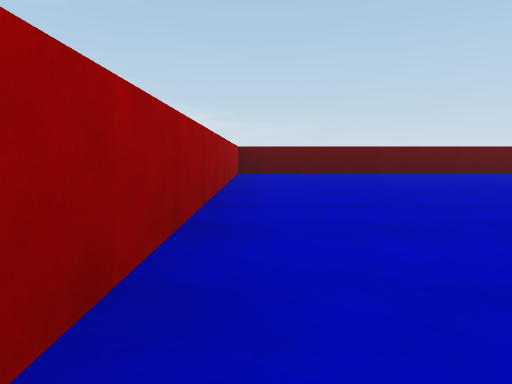
View 1 (above)

16 first-person views from a walk through a Unity game level. The camera is 0.61 m above the floor, tilts 6° down and sees 75° across. The floor is counted in squares, 2 m on a side. Each view is taken from the middle of a square. On the plan, view 1 faces up. The plan holds only what a view shows up to about 9 squares ahead; the rest is blank. The player character is not drawn. Surface patterns are stand-ins for the level's own textures.

View 2
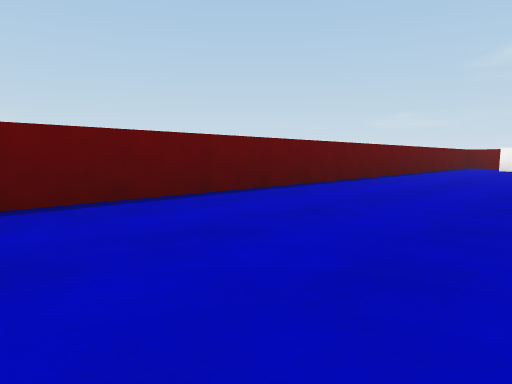

View 3
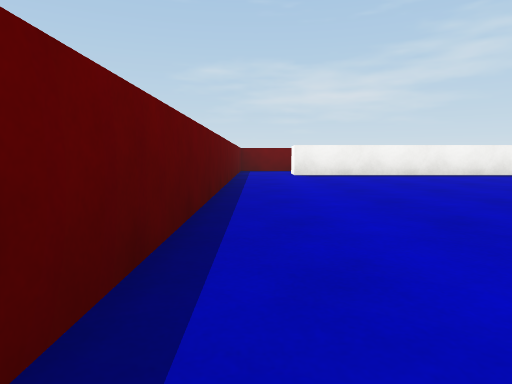

View 4
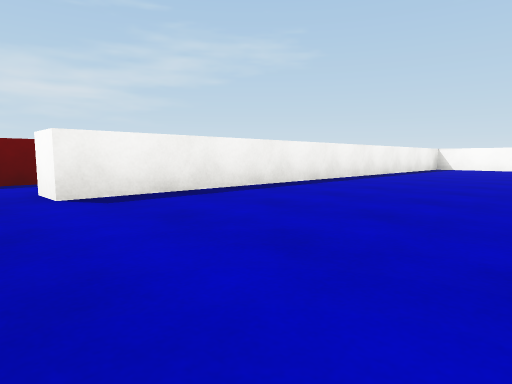

View 5
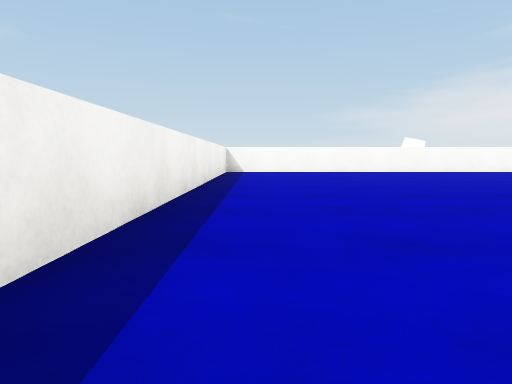

View 6
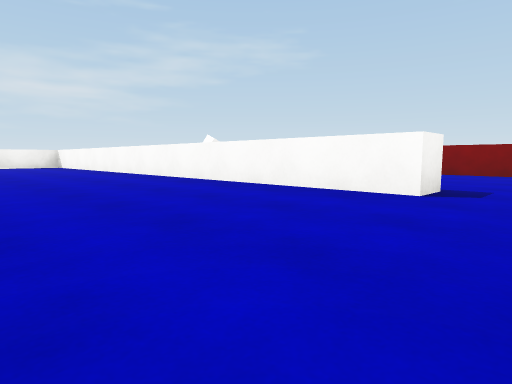

View 7
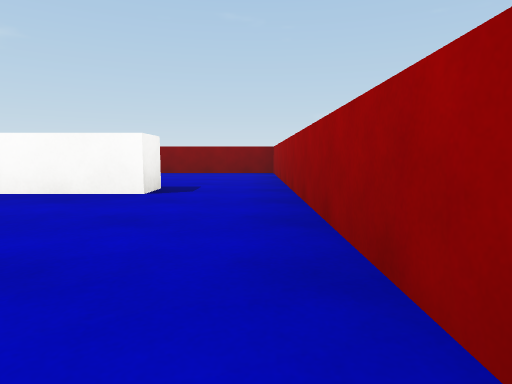

View 8
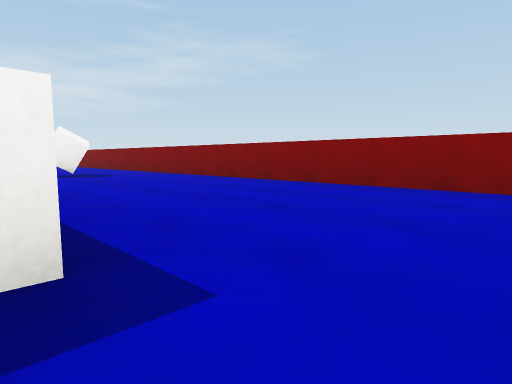

View 9
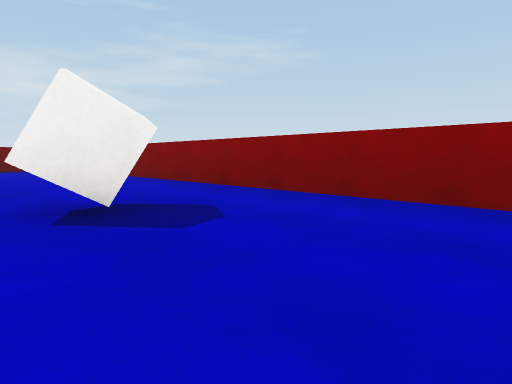

View 10
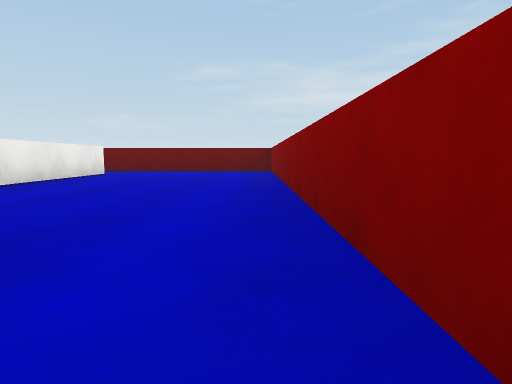

View 11
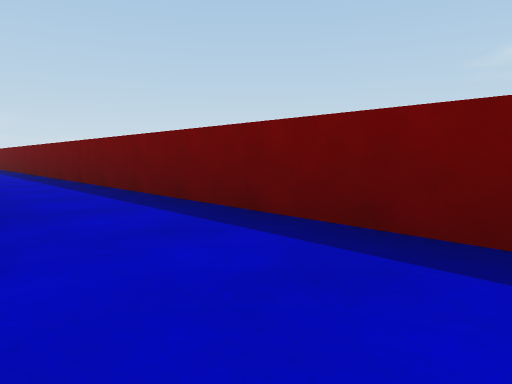

View 12
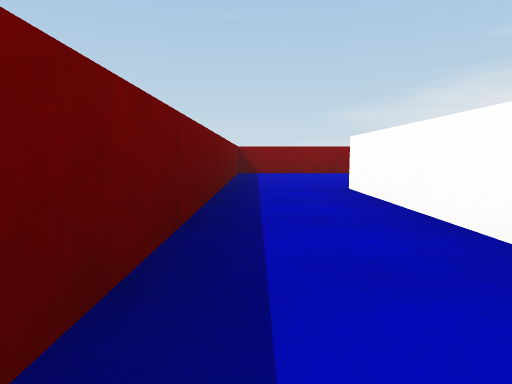

View 13
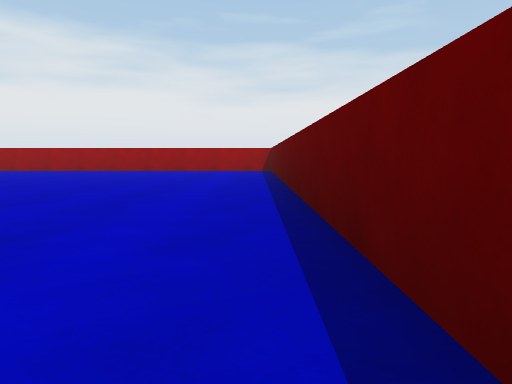

View 14
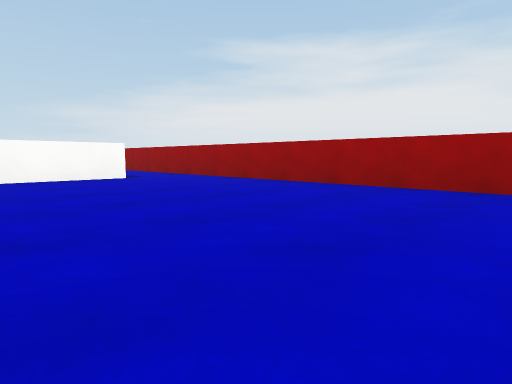

View 15
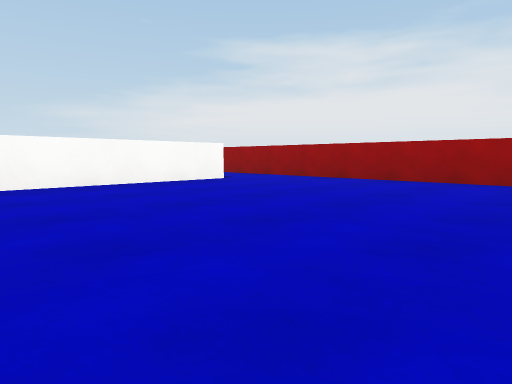

View 16
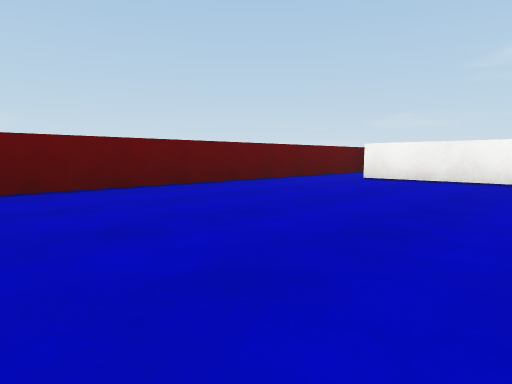

### Floor plan
Ten units are one square. View 1 is at (0, 0); x grows to the right and y downward. Boxes are objects, and circles mark ways between rooms. Rooms are numbered by the first view taken in them; rooms with no view inside come last. Other rooms are left out.
<svg viewBox="-8 -68 136 136">
<path fill="none" stroke="#000" d="M9 27 106 27 106 -54M106 -63 -3 -63 -3 26M111 11 111 32 85 32M9 32 9 27M-3 26 -3 63 123 63 123 -63 106 -63M106 -54 111 -54"/>
<rect x="55" y="45" width="10" height="10" fill="#bbb"><title>other object</title></rect>
<circle cx="0" cy="30" r="3" fill="#2a7"/>
<circle cx="110" cy="-60" r="3" fill="#2a7"/>
<text x="50" y="-20">1</text>
<text x="70" y="40">2</text>
</svg>
Room 1 opens to room 2.

Where each view was taken, in squares from view 1:
view 1: 0 up, 0 right, facing up
view 2: 4 up, 2 right, facing up-right
view 3: 6 up, 5 right, facing right
view 4: 6 up, 8 right, facing down-right
view 5: 4 up, 10 right, facing down
view 6: 0 up, 0 right, facing down-right
view 7: 0 up, 0 right, facing down
view 8: 3 down, 0 right, facing down-right
view 9: 4 down, 4 right, facing down-right
view 10: 6 down, 5 right, facing right
view 11: 5 down, 11 right, facing up-right
view 12: 0 up, 12 right, facing down
view 13: 6 up, 7 right, facing left
view 14: 2 up, 3 right, facing down-left
view 15: 1 up, 4 right, facing down-left
view 16: 3 up, 6 right, facing up-right
